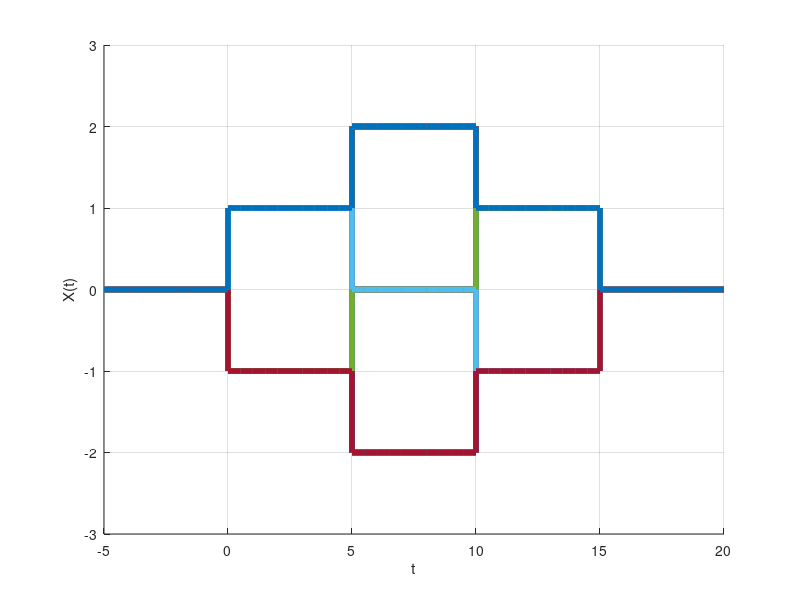
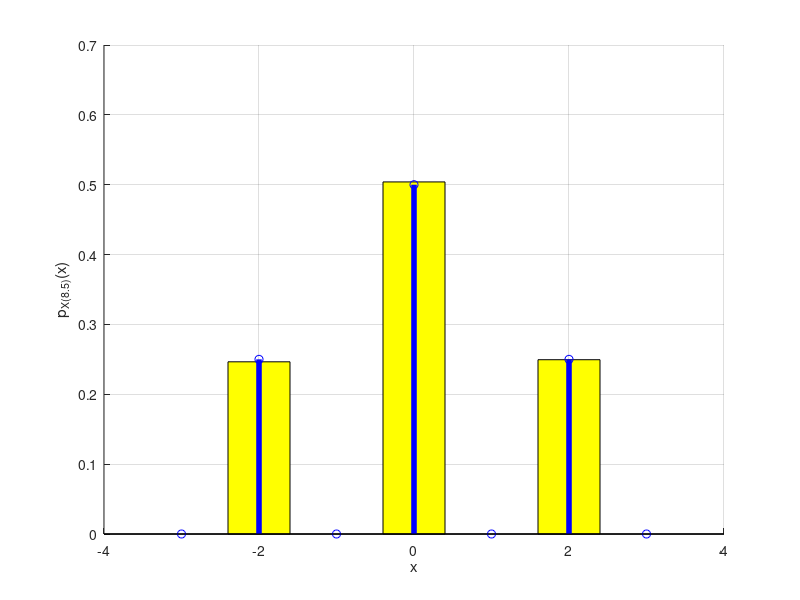

Recreate these plots in MATLAB, in order.
clear all; close all; clc;

N = 10000;  % Número de realizações
dt = 0.5; t = -5 : dt : 20;  % Vetor dos tempos
x = -3 : 3;

X = zeros(N, length(t));
for i = 1 : N
  A = 2*randi([0 1]) - 1;
  B = 2*randi([0 1]) - 1;
  X(i, :) = A * (0 <= t & t < 10) + B * (5 <= t & t < 15);
end

t0 = 8.5;
idx = round((t0 - t(1)) / dt) + 1;
pmfX_sim = hist(X(:, idx), x) / N;

if (0 < t0 && t0 <= 5) || (10 < t0 && t0 < 15)
  pmfX_teo = [0 0 0.5 0 0.5 0 0];
elseif 5 <= t0 && t0 < 10
  pmfX_teo = [0 0.25 0 0.5 0 0.25 0];
else
  pmfX_teo = [0 0 0 1 0 0 0];
end

figure; grid on; hold on;
xlabel('t'); ylabel('X(t)');
ylim([-3, 3]);
for i = 1 : 50
  stairs(t, X(i, :), 'LineWidth', 4);
  pause(0.02);
end

figure; grid on; hold on;
bar(x, pmfX_sim, 'y');
stem(x, pmfX_teo, 'b', 'LineWidth', 4);
xlabel('x'); ylabel(sprintf('p_{X(%d)}(x)', t0));
